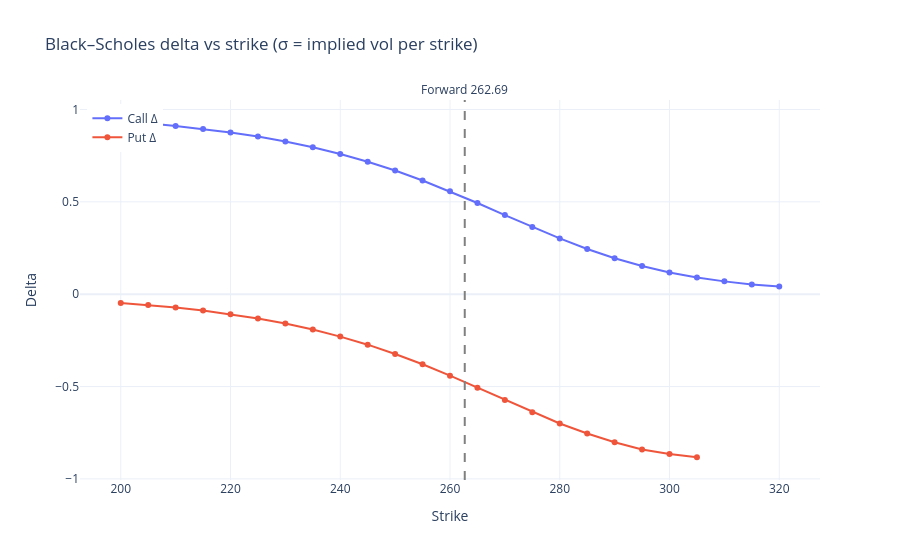

Notebook code for this chart:
### Markdown cell above
### Delta

BS Delta calculation

### Code cell
# Deltas using implied vol at each strike (same S as IV)
option_prices["Delta_Call"] = [
    bs_delta(S_median, k, T, r, q, sig, call=True) if np.isfinite(sig) else np.nan
    for sig, k in zip(option_prices["IV_Call"], option_prices["Strike"])
]
option_prices["Delta_Put"] = [
    bs_delta(S_median, k, T, r, q, sig, call=False) if np.isfinite(sig) else np.nan
    for sig, k in zip(option_prices["IV_Put"], option_prices["Strike"])
]
d_calls = option_prices[np.isfinite(option_prices["Delta_Call"])].copy()
d_puts = option_prices[np.isfinite(option_prices["Delta_Put"])].copy()
fig_delta = go.Figure(
    data=[
        go.Scatter(
            x=d_calls["Strike"],
            y=d_calls["Delta_Call"],
            mode="lines+markers",
            name="Call Δ",
            hovertemplate="Strike=%{x}<br>Δ=%{y:.4f}<extra></extra>",
        ),
        go.Scatter(
            x=d_puts["Strike"],
            y=d_puts["Delta_Put"],
            mode="lines+markers",
            name="Put Δ",
            hovertemplate="Strike=%{x}<br>Δ=%{y:.4f}<extra></extra>",
        ),
    ]
)
fig_delta.add_vline(
    x=forward,
    line_dash="dash",
    line_color="gray",
    annotation_text=f"Forward {forward:.2f}",
    annotation_position="top",
)
fig_delta.update_layout(
    title="Black–Scholes delta vs strike (σ = implied vol per strike)",
    xaxis_title="Strike",
    yaxis_title="Delta",
    template="plotly_white",
    hovermode="x unified",
    legend=dict(yanchor="top", y=0.99, xanchor="left", x=0.01),
)
fig_delta.show()

### Figure 1 — Plotly figure (JSON) as saved in the notebook; plotly's stock layout.template omitted (floating-point values rounded to 4 significant figures)
{"data": [{"hovertemplate": "Strike=%{x}<br>Δ=%{y:.4f}<extra></extra>", "mode": "lines+markers", "name": "Call Δ", "type": "scatter", "x": [200, 205, 210, 215, 220, 225, 230, 235, 240, 245, 250, 255, 260, 265, 270, 275, 280, 285, 290, 295, 300, 305, 310, 315, 320], "y": [0.9281, 0.9252, 0.9101, 0.8942, 0.8758, 0.8532, 0.8268, 0.7954, 0.7592, 0.7173, 0.6694, 0.6157, 0.5566, 0.4936, 0.4284, 0.3639, 0.3019, 0.2448, 0.1949, 0.1526, 0.1179, 0.09051, 0.06939, 0.05297, 0.04104]}, {"hovertemplate": "Strike=%{x}<br>Δ=%{y:.4f}<extra></extra>", "mode": "lines+markers", "name": "Put Δ", "type": "scatter", "x": [200, 205, 210, 215, 220, 225, 230, 235, 240, 245, 250, 255, 260, 265, 270, 275, 280, 285, 290, 295, 300, 305], "y": [-0.0476, -0.05847, -0.07228, -0.08875, -0.108, -0.1313, -0.1589, -0.1916, -0.2296, -0.2733, -0.3236, -0.3795, -0.4411, -0.5066, -0.5734, -0.6388, -0.7, -0.754, -0.8012, -0.8406, -0.8654, -0.8828]}], "layout": {"annotations": [{"showarrow": false, "text": "Forward 262.69", "x": 262.7, "xanchor": "center", "xref": "x", "y": 1, "yanchor": "bottom", "yref": "y domain"}], "hovermode": "x unified", "legend": {"x": 0.01, "xanchor": "left", "y": 0.99, "yanchor": "top"}, "shapes": [{"line": {"color": "gray", "dash": "dash"}, "type": "line", "x0": 262.7, "x1": 262.7, "xref": "x", "y0": 0, "y1": 1, "yref": "y domain"}], "title": {"text": "Black–Scholes delta vs strike (σ = implied vol per strike)"}, "xaxis": {"title": {"text": "Strike"}}, "yaxis": {"title": {"text": "Delta"}}}}
